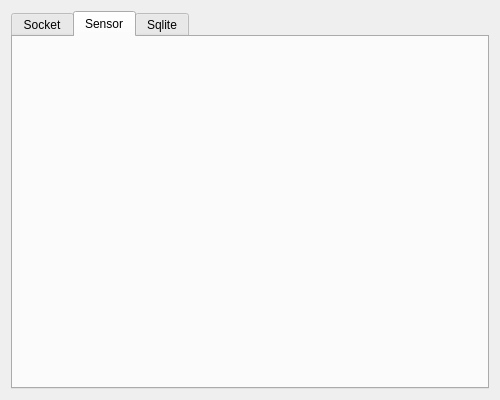
<?xml version="1.0" encoding="UTF-8"?>
<ui version="4.0">
 <class>MainWidget</class>
 <widget class="QWidget" name="MainWidget">
  <property name="geometry">
   <rect>
    <x>0</x>
    <y>0</y>
    <width>500</width>
    <height>400</height>
   </rect>
  </property>
  <property name="windowTitle">
   <string>MainWidget</string>
  </property>
  <layout class="QVBoxLayout" name="verticalLayout">
   <item>
    <widget class="QTabWidget" name="tabWidget">
     <property name="currentIndex">
      <number>1</number>
     </property>
     <widget class="QWidget" name="pTab1">
      <attribute name="title">
       <string>Socket</string>
      </attribute>
     </widget>
     <widget class="QWidget" name="pTab2">
      <attribute name="title">
       <string>Sensor</string>
      </attribute>
     </widget>
     <widget class="QWidget" name="pTab3">
      <attribute name="title">
       <string>Sqlite</string>
      </attribute>
     </widget>
    </widget>
   </item>
  </layout>
 </widget>
 <resources/>
 <connections/>
</ui>
